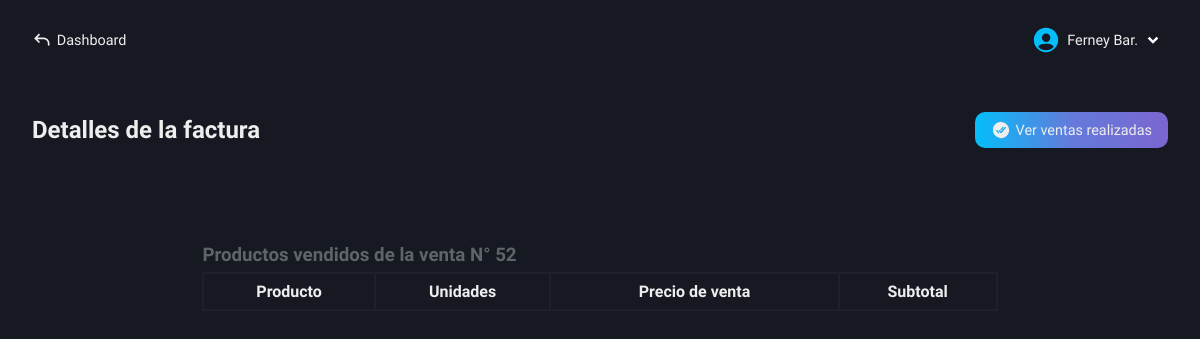
The page /roles/store/sales/functions/invoice-details.php?id=52 (signed in) on the database as committed earlier.
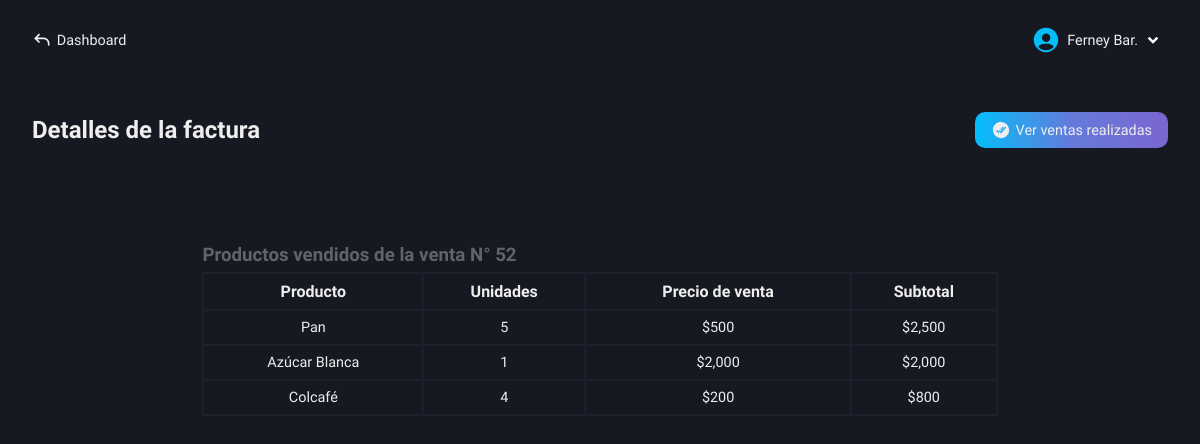
The same page on the database as committed later.
### tables this page shows
CREATE TABLE `sale_details` (
  `id` int(11) NOT NULL AUTO_INCREMENT,
  `sale_id` int(11) NOT NULL,
  `invoice_number` varchar(100) NOT NULL,
  `product_name` varchar(100) NOT NULL,
  `quantity` int(11) NOT NULL,
  `unit_price` decimal(50,0) NOT NULL,
  `client` varchar(100) NOT NULL,
  `client_email` varchar(100) NOT NULL,
  `client_phone` varchar(100) NOT NULL,
  `payment_method` varchar(100) NOT NULL,
  `subtotal` decimal(50,0) NOT NULL,
  PRIMARY KEY (`id`)
);

### roles/store/sales/functions/invoice-details.php (the view, shortened to what this page needs)
<!DOCTYPE html>
<html lang="es">
<head>
    <link rel="stylesheet" href="../../../../css/store/invoice-details.css">
    <?php
        include("../../../../conexion.php");
        if (isset($_SESSION['user_id'])) {
            $id_user = $_SESSION['user_id'];
        } else {
            header("Location: ../index.php");
            exit();
        }
        if(isset($_GET['id'])){
            $id_sale = $_GET['id'];
        }
    ?>
</head>
<body>
    <main class="main">
        <nav class="nav-dash">
            <a href="../../../dashboard-store.php" class="go-dash">
                <svg xmlns="http://www.w3.org/2000/svg" width="20" height="20" viewBox="0 0 24 24"><path fill="#eee" d="m4 10l-.707.707L2.586 10l.707-.707zm17 8a1 1 0 1 1-2 0zM8.293 15.707l-5-5l1.414-1.414l5 5zm-5-6.414l5-5l1.414 1.414l-5 5zM4 9h10v2H4zm17 7v2h-2v-2zm-7-7a7 7 0 0 1 7 7h-2a5 5 0 0 0-5-5z"/></svg>
                <p>Dashboard</p>
            </a>
            <div class="user-modal">
                <div class="username">
                    <div class="name-down">
                        <?php
                            $queryData = "SELECT name, lastname FROM users WHERE id = $id_user";
                            $result = mysqli_query($conexion, $queryData);
                            $rowData = mysqli_fetch_assoc($result);
                            echo "<p class='name'>" . $rowData['name'] . ' ' . substr($rowData['lastname'], 0, 3) . ".</p>";
                        ?>
                        <img src="../../../../svg/down-arrow.svg" alt="">
                    </div>
                </div>
        </nav>
        <section class="new-sale-products" id="hidden-modal">
            <div class="new-sale">
                <div class="tlt-button">
                    <h2 class="tlt-function">Detalles de la factura</h2>
                    <a href="../sales-made.php" class="btn-new-sale bg-btn">
                        <p>Ver ventas realizadas</p>
                    </a>
                </div>
                <div class="content-table">
                    <div class="tlt-info">
                        <?php
                            echo "<h3>Productos vendidos de la venta N° " . $id_sale . "</h3>";
                        ?>
                    </div>
                    <table>
                        <tr>
                            <th>Producto</th>
                            <th>Unidades</th>
                            <th>Precio de venta</th>
                            <th>Subtotal</th>
                        </tr>
                        <?php
                            $queryDetails = "SELECT * FROM sale_details WHERE sale_id = $id_sale";
                            $resultDetails = mysqli_query($conexion, $queryDetails);
                            while ($row = mysqli_fetch_assoc($resultDetails)){
                                echo "<tr>
                                        <td>" . ucfirst($row['product_name']) . "</td>
                                        <td>" . $row['quantity'] . "</td>
                                        <td>$" . number_format($row['unit_price'], 0) . "</td>
                                        <td>$" . number_format($row['subtotal'], 0) . "</td>
                                      </tr>";
                            }
                        ?>
                    </table>
                </div>
            </div>
        </section>
    </main>
</body>
</html>

Rows that differ between the two databases and show on the page:
added sale_details: product_name "Pan", quantity "5", unit_price "500", subtotal "2,500"
added sale_details: product_name "Azúcar Blanca", quantity "1", unit_price "2,000", subtotal "2,000"
added sale_details: product_name "Colcafé", quantity "4", unit_price "200", subtotal "800"
